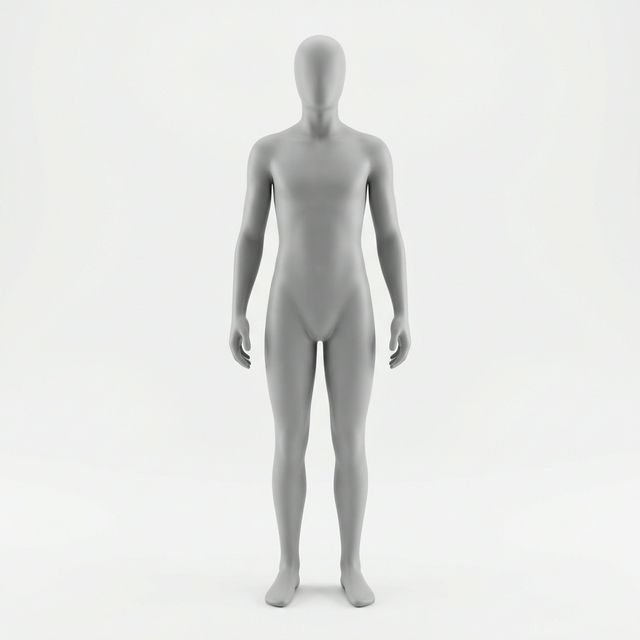
#> input picture assets/images/mannequin_front.jpg, 640 x 640 px
$ python -i card_styling.py   (imports and definitions only)
#> lines starting #> are read from the running program, lines starting #| are printed output that depends on the picture; after the words box and inside, x2 and y2 are one past the last pixel; in counts of white or black regions, pixels touching at a corner belong together
#> further down, picture is the input picture: shape (640, 640, 3); mean B, G, R 226.7, 228.9, 227.9
"""
Professional Product Card Styling
Creates e-commerce quality product cards from clothing cutouts
"""

import cv2
import numpy as np
from PIL import Image, ImageEnhance, ImageFilter, ImageDraw
from typing import Tuple, Optional, Dict, List
from dataclasses import dataclass
import logging
import base64
import io

logger = logging.getLogger(__name__)


@dataclass
class CardTemplate:
    """Product card template configuration"""
    name: str
    canvas_size: Tuple[int, int]
    padding: int
    background_color: Tuple[int, int, int]
    shadow_enabled: bool
    shadow_offset: Tuple[int, int]
    shadow_blur: int
    shadow_opacity: float
    border_enabled: bool
    border_width: int
    border_color: Tuple[int, int, int]
    enhancement: Dict[str, float]


# Pre-defined professional templates
TEMPLATES = {
    "catalog": CardTemplate(
        name="Catalog",
        canvas_size=(800, 1000),
        padding=60,
        background_color=(255, 255, 255),
        shadow_enabled=True,
        shadow_offset=(8, 12),
        shadow_blur=25,
        shadow_opacity=0.15,
        border_enabled=False,
        border_width=0,
        border_color=(0, 0, 0),
        enhancement={"contrast": 1.05, "sharpness": 1.1, "brightness": 1.02}
    ),
    "minimal": CardTemplate(
        name="Minimal",
        canvas_size=(800, 800),
        padding=80,
        background_color=(250, 250, 250),
        shadow_enabled=True,
        shadow_offset=(4, 6),
        shadow_blur=15,
        shadow_opacity=0.08,
        border_enabled=False,
        border_width=0,
        border_color=(0, 0, 0),
        enhancement={"contrast": 1.0, "sharpness": 1.05, "brightness": 1.0}
    ),
    "lifestyle": CardTemplate(
        name="Lifestyle",
        canvas_size=(800, 1200),
        padding=40,
        background_color=(248, 248, 245),
        shadow_enabled=True,
        shadow_offset=(12, 18),
        shadow_blur=35,
        shadow_opacity=0.2,
        border_enabled=True,
        border_width=1,
        border_color=(230, 230, 230),
        enhancement={"contrast": 1.08, "sharpness": 1.15, "brightness": 1.03}
    ),
    "ecommerce": CardTemplate(
        name="E-Commerce",
        canvas_size=(1000, 1000),
        padding=100,
        background_color=(255, 255, 255),
        shadow_enabled=True,
        shadow_offset=(6, 10),
        shadow_blur=20,
        shadow_opacity=0.12,
        border_enabled=False,
        border_width=0,
        border_color=(0, 0, 0),
        enhancement={"contrast": 1.1, "sharpness": 1.2, "brightness": 1.05}
    ),
    # 🚀 NEW: Premium luxury template for maximum quality
    "luxury": CardTemplate(
        name="Luxury",
        canvas_size=(1200, 1400),
        padding=120,
        background_color=(255, 255, 255),
        shadow_enabled=True,
        shadow_offset=(10, 15),
        shadow_blur=40,
        shadow_opacity=0.18,
        border_enabled=False,
        border_width=0,
        border_color=(0, 0, 0),
        enhancement={"contrast": 1.12, "sharpness": 1.25, "brightness": 1.04}
    ),
    # 🏆 Massimo Dutti inspired - professional catalog style (ENHANCED)
    "massimo": CardTemplate(
        name="Massimo Dutti Premium",
        canvas_size=(800, 1000),  # Taller for clothing
        padding=40,  # Less padding = larger item
        background_color=(245, 245, 243),  # Light gray like reference #F5F5F3
        shadow_enabled=True,
        shadow_offset=(0, 20),  # Shadow directly below (ground shadow)
        shadow_blur=35,
        shadow_opacity=0.12,  # Subtle shadow
        border_enabled=False,
        border_width=0,
        border_color=(0, 0, 0),
        enhancement={"contrast": 1.06, "sharpness": 1.12, "brightness": 1.02}
    )
}


class ProductCardStylist:
    """
    Creates professional e-commerce quality product cards.

    Features:
    - Multiple professional templates
    - Natural drop shadows with blur
    - Smart resizing with aspect ratio preservation
    - Image quality enhancements
    - Clean borders and backgrounds
    """

    def __init__(self, template: str = "catalog"):
        if template not in TEMPLATES:
            template = "catalog"
        self.template = TEMPLATES[template]

    def _resize_and_center(
        self,
        image: Image.Image,
        canvas_size: Tuple[int, int],
        padding: int
    ) -> Image.Image:
        """Resize image to fit canvas with padding, preserving aspect ratio"""
#> called with canvas_size = (800, 1000), padding = 60

        # Calculate available space
        max_width = canvas_size[0] - 2 * padding
        max_height = canvas_size[1] - 2 * padding

        # Get original size
        orig_width, orig_height = image.size

        # Calculate scale factor
        scale = min(max_width / orig_width, max_height / orig_height)

        # New dimensions
        new_width = int(orig_width * scale)
        new_height = int(orig_height * scale)

        # Resize with high quality
        resized = image.resize(
            (new_width, new_height),
            Image.Resampling.LANCZOS
        )

        # Create canvas
        canvas = Image.new('RGBA', canvas_size, (0, 0, 0, 0))
#> canvas: PIL image 800x1000 RGBA; every value is 0

        # Calculate position (centered)
        x = (canvas_size[0] - new_width) // 2
        y = (canvas_size[1] - new_height) // 2

        # Paste resized image
        canvas.paste(resized, (x, y), resized if resized.mode == 'RGBA' else None)
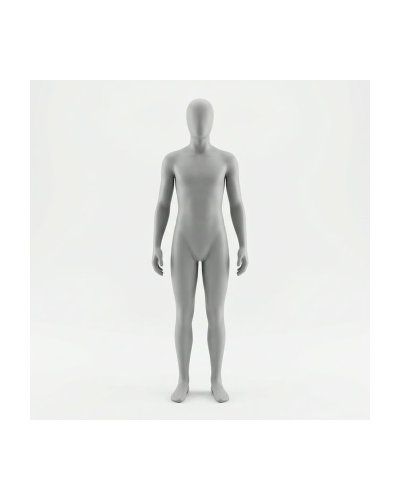
#> canvas: PIL image 800x1000 RGBA (shown at 1/2 size); mean R, G, B, A 131.7, 132.3, 131, 147.4; transparent parts drawn white

        return canvas

    # [55 lines left out: function _create_shadow, not called in this run]

    def _add_professional_shadow(
        self,
        card: Image.Image,
        clothing: Image.Image
    ) -> Image.Image:
        """Add professional soft drop shadow (Massimo Dutti style) - SIMPLIFIED"""

        if not self.template.shadow_enabled:
            return card

        # Get alpha mask from clothing
        if clothing.mode == 'RGBA':
            alpha = clothing.split()[3]
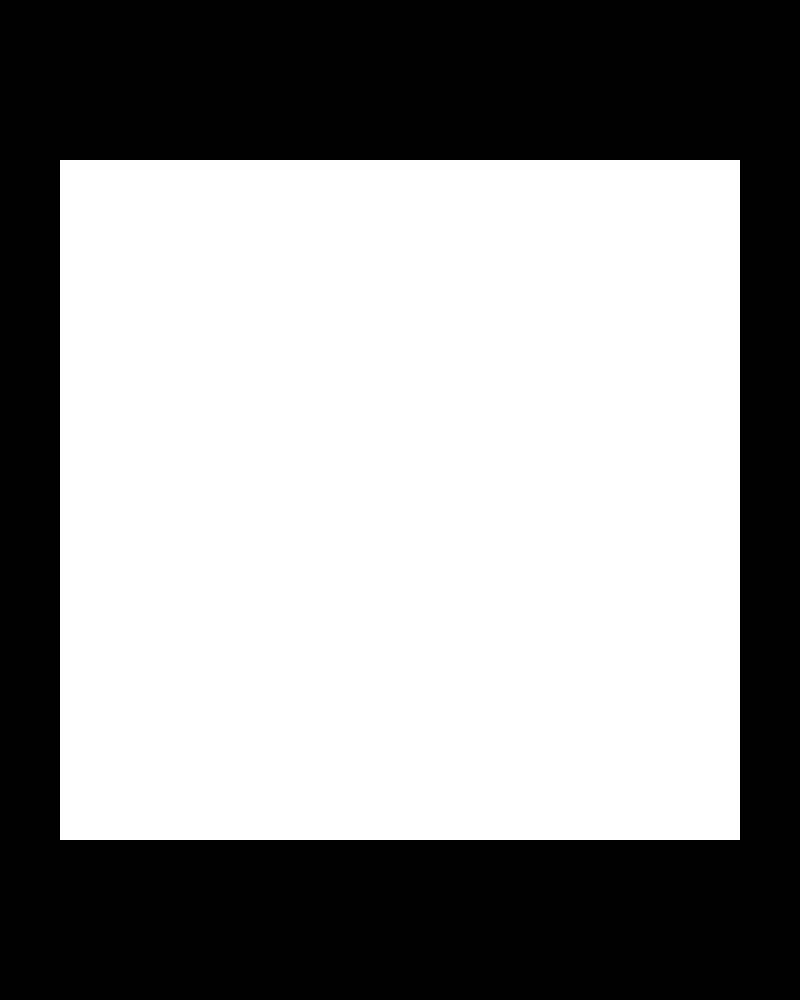
#> alpha: PIL image 800x1000 L; 57.8% white; 1 black region, box (x1, y1, x2, y2) and area: (0, 0, 800, 1000) 337600
        else:
            # No alpha, return card as-is
            return card

        # Create shadow from alpha channel - simple blur approach
        # Convert alpha to numpy for processing
        alpha_np = np.array(alpha).astype(np.float32)

        # Apply opacity to shadow
        shadow_alpha_np = (alpha_np * self.template.shadow_opacity).astype(np.uint8)
        shadow_alpha = Image.fromarray(shadow_alpha_np)

        # Blur the shadow for soft edges
        shadow_alpha = shadow_alpha.filter(ImageFilter.GaussianBlur(self.template.shadow_blur))
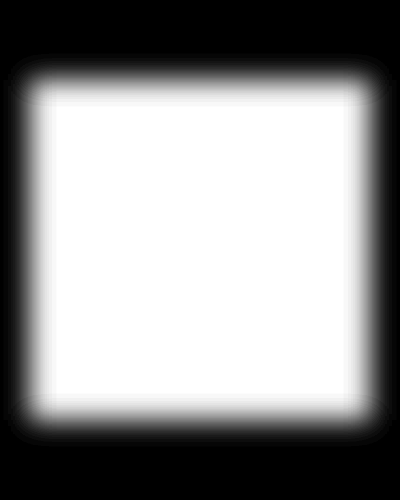
#> shadow_alpha: PIL image 800x1000 L (shown at 1/2 size); min 0, max 38, mean 22; drawn with min black and max white

        # Create shadow color layer (dark gray)
        shadow_rgb = Image.new('RGB', clothing.size, (30, 30, 35))
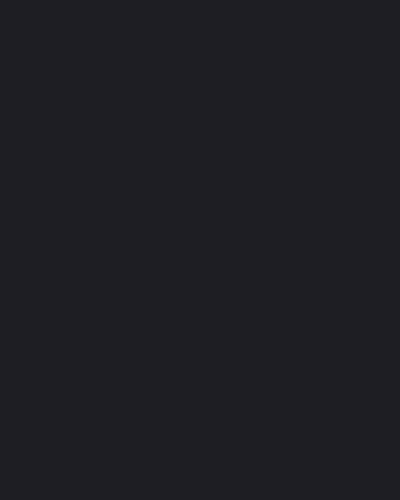
#> shadow_rgb: PIL image 800x1000 RGB (shown at 1/2 size); mean R, G, B 30, 30, 35

        # Combine into RGBA shadow
        shadow_rgba = Image.new('RGBA', clothing.size, (0, 0, 0, 0))
        shadow_rgba.paste(shadow_rgb, (0, 0), shadow_alpha)
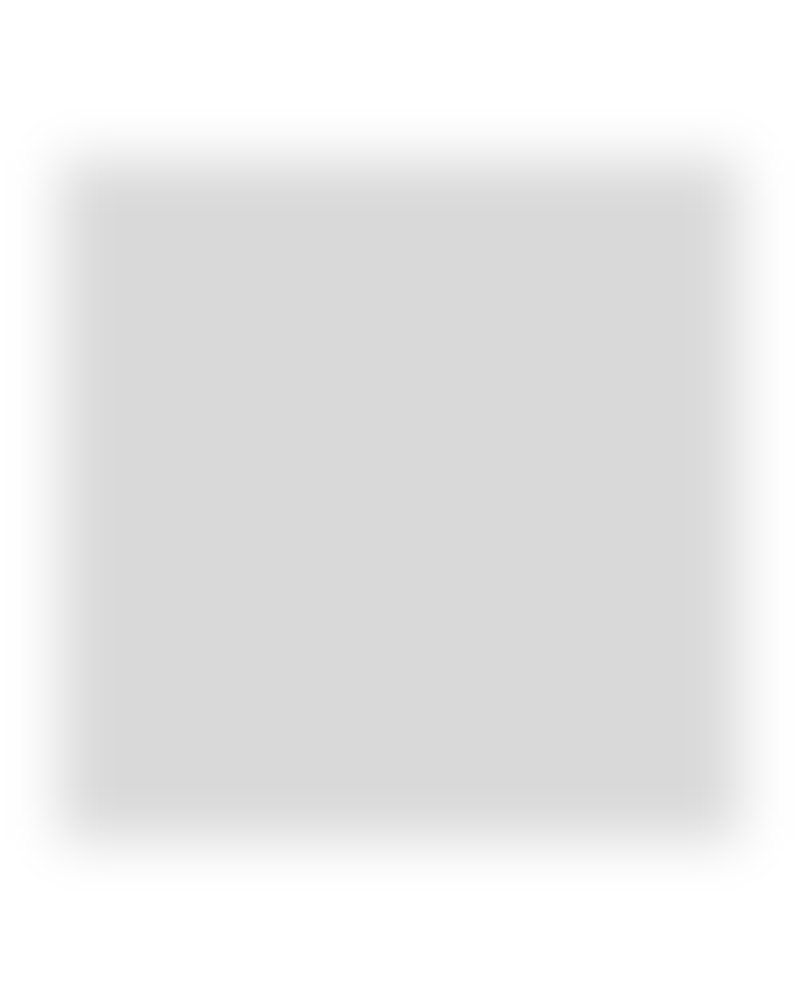
#> shadow_rgba: PIL image 800x1000 RGBA; mean R, G, B, A 2.4, 2.4, 2.9, 22; transparent parts drawn white

        # Create result with background color
        result = Image.new('RGB', card.size, self.template.background_color)

        # Calculate clothing position (centered)
        cloth_x = (card.size[0] - clothing.size[0]) // 2
        cloth_y = (card.size[1] - clothing.size[1]) // 2

        # Shadow position (slightly offset down and right for natural look)
        shadow_x = cloth_x + self.template.shadow_offset[0]
        shadow_y = cloth_y + self.template.shadow_offset[1]

        # Paste shadow first
        result.paste(shadow_rgba, (shadow_x, shadow_y), shadow_rgba)

        return result

    def _enhance_quality(self, image: Image.Image) -> Image.Image:
        """Apply quality enhancements"""

        # Convert to RGB for enhancements
        if image.mode == 'RGBA':
            # Preserve alpha
            alpha = image.split()[3]
            rgb = image.convert('RGB')
        else:
            alpha = None
            rgb = image

        # Apply enhancements
        enhancements = self.template.enhancement

        # Contrast
        if enhancements.get("contrast", 1.0) != 1.0:
            enhancer = ImageEnhance.Contrast(rgb)
            rgb = enhancer.enhance(enhancements["contrast"])

        # Sharpness
        if enhancements.get("sharpness", 1.0) != 1.0:
            enhancer = ImageEnhance.Sharpness(rgb)
            rgb = enhancer.enhance(enhancements["sharpness"])

        # Brightness
        if enhancements.get("brightness", 1.0) != 1.0:
            enhancer = ImageEnhance.Brightness(rgb)
            rgb = enhancer.enhance(enhancements["brightness"])

        # Restore alpha if needed
        if alpha is not None:
            result = rgb.convert('RGBA')
            result.putalpha(alpha)
            return result

        return rgb

    # [24 lines left out: function _add_border, not called in this run]

    def create_product_card(
        self,
        image: np.ndarray,
        add_shadow: bool = True,
        add_border: bool = False,
        clothing_type: str = None,
        color_name: str = None
    ) -> np.ndarray:
        """
        Create professional product card from clothing cutout.

        Args:
            image: Input image (BGR or BGRA)
            add_shadow: Add drop shadow
            add_border: Add border frame
            clothing_type: Optional clothing type to display (e.g., "Denim Jacket")
            color_name: Optional color name to display (e.g., "Navy Blue")

        Returns:
            Product card image (BGR)
        """
        # Convert to PIL
        if image.shape[2] == 4:
            # BGRA to RGBA
            pil_img = Image.fromarray(cv2.cvtColor(image, cv2.COLOR_BGRA2RGBA))
        else:
            pil_img = Image.fromarray(cv2.cvtColor(image, cv2.COLOR_BGR2RGB))

        # Resize and center on canvas
        clothing = self._resize_and_center(
            pil_img,
            self.template.canvas_size,
            self.template.padding
        )

        # Create background
        card = Image.new('RGB', self.template.canvas_size, self.template.background_color)

        # Add shadow
        if add_shadow and self.template.shadow_enabled:
            card = self._add_professional_shadow(card, clothing)

        # Paste clothing
        x = (card.size[0] - clothing.size[0]) // 2
        y = (card.size[1] - clothing.size[1]) // 2
        card.paste(clothing, (x, y), clothing if clothing.mode == 'RGBA' else None)

        # Add border
        if add_border:
            card = self._add_border(card)

        # Enhance quality
        card = self._enhance_quality(card)

        # 🚀 Add text label if type/color provided
        if clothing_type or color_name:
            card = self._add_text_label(card, clothing_type, color_name)

        # Convert back to OpenCV
        result = cv2.cvtColor(np.array(card), cv2.COLOR_RGB2BGR)
#> result: shape (1000, 800, 3)

        return result

    # [87 lines left out: functions _add_text_label, create_product_card_from_base64, not called in this run]

>>> import cv2
>>> picture = cv2.imread('../../assets/images/mannequin_front.jpg')
>>> result = ProductCardStylist().create_product_card(picture)
